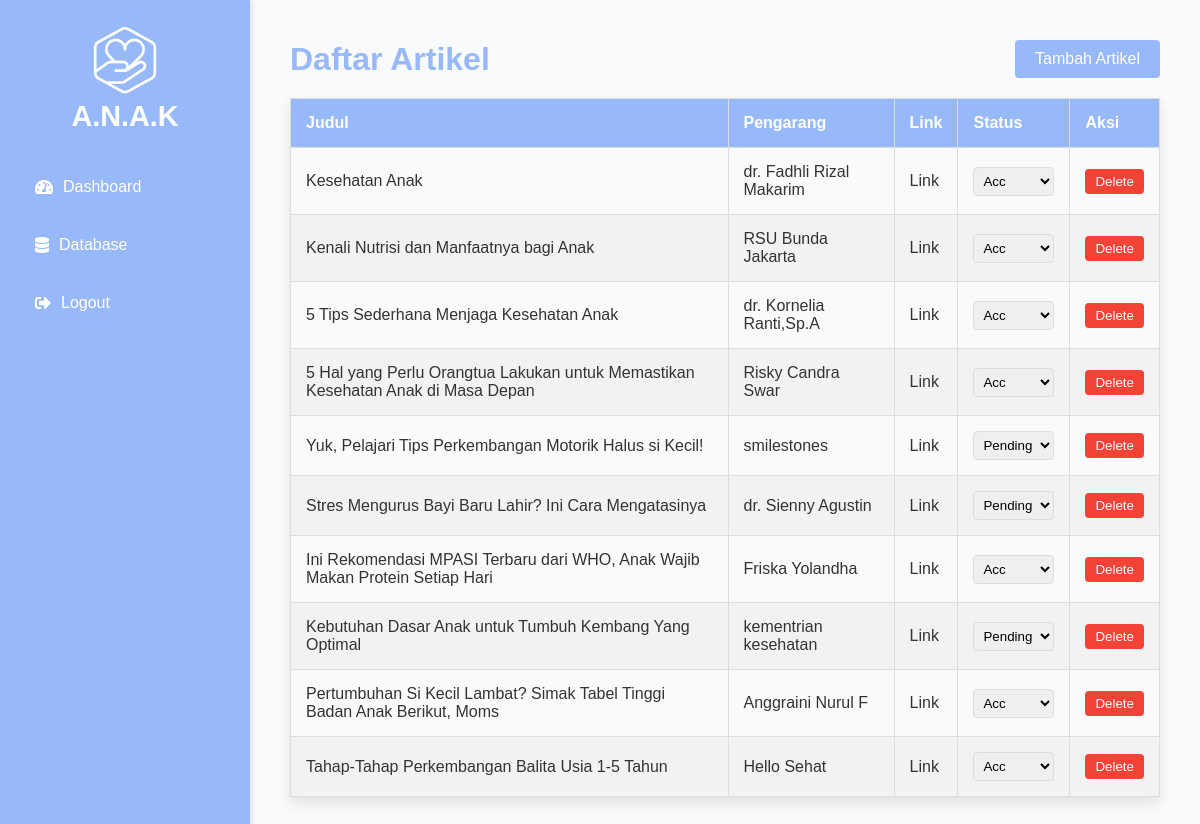
Screenshot of /Posyandu/artikel_admin.php with the database file from the repository.
### tables this page shows
CREATE TABLE `artikel` (
  `id` int(11) NOT NULL,
  `judul` varchar(255) DEFAULT NULL,
  `pengarang` varchar(255) DEFAULT NULL,
  `link` varchar(255) DEFAULT NULL,
  `status` enum('acc','pending') DEFAULT NULL
);

### Posyandu/artikel_admin.php (the view, shortened to what this page needs)
<?php
require 'koneksi.php';
$query = "SELECT * FROM artikel";
$result = $conn->query($query);
?>
<!DOCTYPE html>
<html lang="en">
<head>
    <link rel="stylesheet" href="https://cdnjs.cloudflare.com/ajax/libs/font-awesome/5.15.3/css/all.min.css">
</head>
<body>
    <div class="sidebar">
        <div class="logo">
            <img src="images/logo-icon.png" alt="Logo" height="80">
            A.N.A.K
        </div>
        <ul class="menu">
            <li class="menu-item"><i class="fas fa-tachometer-alt"></i><a href="home_admin.php">Dashboard</a></li>
            <li class="menu-item dropdown-btn"><i class="fas fa-database"></i>Database</li>
            <li class="menu-item"><i class="fas fa-sign-out-alt"></i><a href="logout.php">Logout</a></li>
        </ul>
    </div>
    <div class="main-content">
        <div class="container">
            <div class="header">
                <h1>Daftar Artikel</h1>
                <a class="btn-add" href="tambah_artikel.php">Tambah Artikel</a>
            </div>
            <table>
                <thead>
                    <tr>
                        <th>Judul</th>
                        <th>Pengarang</th>
                        <th>Link</th>
                        <th>Status</th>
                        <th>Aksi</th>
                    </tr>
                </thead>
                <tbody>
                    <?php while ($row = mysqli_fetch_assoc($result)): ?>
                        <tr>
                            <td><?php echo htmlspecialchars($row['judul']); ?></td>
                            <td><?php echo htmlspecialchars($row['pengarang']); ?></td>
                            <td><a href="<?php echo htmlspecialchars($row['link']); ?>" target="_blank">Link</a></td>
                            <td>
                                <form method="post" action="">
                                    <select name="new_status" onchange="this.form.submit()">
                                        <option value="pending" <?php if ($row['status'] === 'pending') echo 'selected'; ?>>Pending</option>
                                        <option value="acc" <?php if ($row['status'] === 'acc') echo 'selected'; ?>>Acc</option>
                                    </select>
                                </form>
                            </td>
                            <td>
                                <form method="post" action="">
                                    <button type="submit" name="delete" class="btn btn-delete">Delete</button>
                                </form>
                            </td>
                        </tr>
                    <?php endwhile; ?>
                </tbody>
            </table>
        </div>
    </div>
</body>
</html>

### Posyandu/artikel_admin.php (style rules this page uses)
* { margin: 0; padding: 0; box-sizing: border-box; font-family: Arial, sans-serif; }
body { display: flex; min-height: 100vh; background-color: #F9FAFB; color: #333; }
.sidebar { width: 250px; background-color: #97B9F9; color: white; padding: 20px; display: flex; flex-direction: column; align-items: center; position: fixed; height: 100%; box-shadow: 2px 0 5px rgba(0, 0, 0, 0.1); }
.logo { font-size: 1.8em; font-weight: bold; margin-bottom: 30px; display: flex; flex-direction: column; align-items: center; }
.menu { list-style-type: none; width: 100%; padding: 0; }
.menu-item { background-color: transparent; color: white; padding: 15px; margin-bottom: 10px; text-align: left; border-radius: 8px; cursor: pointer; transition: background-color 0.3s, box-shadow 0.3s; display: flex; align-items: center; width: 100%; }
.menu-item a { text-decoration: none; color: inherit; width: 100%; display: flex; align-items: center; }
.menu-item i { margin-right: 10px; }
.main-content { margin-left: 250px; padding: 40px; width: calc(100% - 250px); display: flex; flex-direction: column; align-items: center; background-color: #F9FAFB; }
.header { width: 100%; display: flex; justify-content: space-between; align-items: center; margin-bottom: 20px; }
.main-content h1 { font-size: 2em; color: #97B9F9; }
table { width: 100%; border-collapse: collapse; margin-top: 20px; box-shadow: 0 6px 12px rgba(0, 0, 0, 0.1); }
table th, table td { padding: 15px; text-align: left; border: 1px solid #ddd; }
table th { background-color: #97B9F9; color: white; font-weight: bold; }
table tr:nth-child(even) { background-color: #f2f2f2; }
select { padding: 5px; border-radius: 4px; border: 1px solid #ddd; }
.btn { padding: 5px 10px; border: none; border-radius: 4px; cursor: pointer; transition: background-color 0.3s; }
.btn-delete { background-color: #f44336; color: white; }
.btn-add { background-color: #97B9F9; color: white; text-decoration: none; padding: 10px 20px; border-radius: 4px; transition: background-color 0.3s; }
a { text-decoration: none; color: inherit; }

### rows the page displays
artikel: judul "Kesehatan Anak", pengarang "dr. Fadhli Rizal Makarim", new_status "Acc"
artikel: judul "Kenali Nutrisi dan Manfaatnya bagi Anak", pengarang "RSU Bunda Jakarta", new_status "Acc"
artikel: judul "5 Tips Sederhana Menjaga Kesehatan Anak", pengarang "dr. Kornelia Ranti,Sp.A", new_status "Acc"
artikel: judul "5 Hal yang Perlu Orangtua Lakukan untuk Memastikan Kesehatan Anak di Masa Depan", pengarang "Risky Candra Swar", new_status "Acc"
artikel: judul "Yuk, Pelajari Tips Perkembangan Motorik Halus si Kecil!", pengarang "smilestones", new_status "Pending"
artikel: judul "Stres Mengurus Bayi Baru Lahir? Ini Cara Mengatasinya", pengarang "dr. Sienny Agustin", new_status "Pending"
artikel: judul "Ini Rekomendasi MPASI Terbaru dari WHO, Anak Wajib Makan Protein Setiap Hari", pengarang "Friska Yolandha", new_status "Acc"
artikel: judul "Kebutuhan Dasar Anak untuk Tumbuh Kembang Yang Optimal", pengarang "kementrian kesehatan", new_status "Pending"
artikel: judul "Pertumbuhan Si Kecil Lambat? Simak Tabel Tinggi Badan Anak Berikut, Moms", pengarang "Anggraini Nurul F", new_status "Acc"
artikel: judul "Tahap-Tahap Perkembangan Balita Usia 1-5 Tahun", pengarang "Hello Sehat", new_status "Acc"
